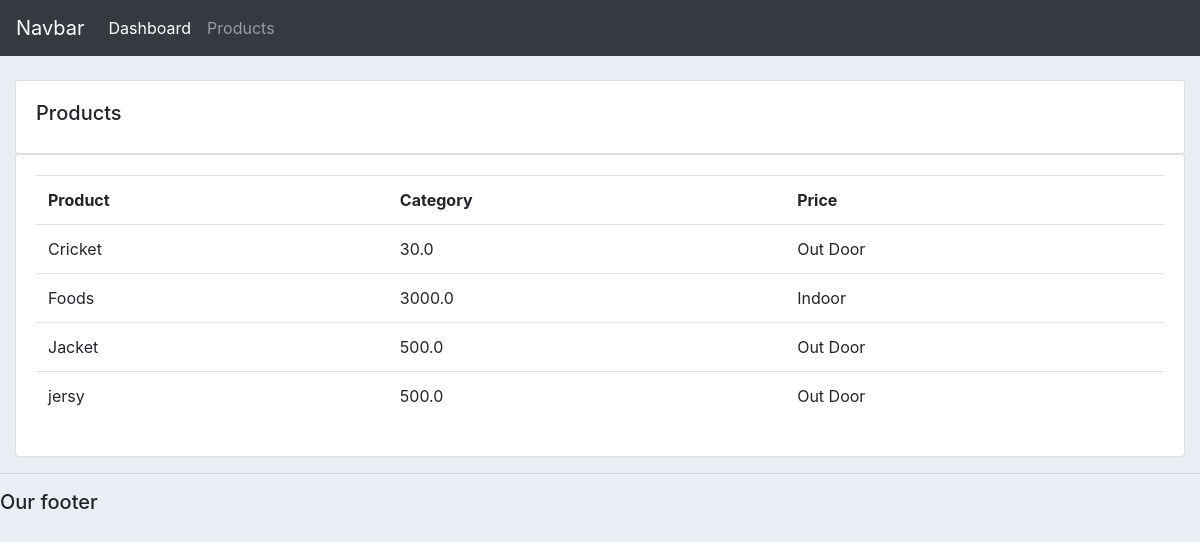
Screenshot of /products/ with the database file from the repository.
### accounts/models.py (models this page shows, shortened)
class Product(models.Model):
    CATEGORY=(
        ('Indoor','Indoor'),
        ('Out Door','Out Door'),
        )
    name = models.CharField(max_length=30,null=True)
    price=models.FloatField(null=True)
    category=models.CharField(max_length=30,null=True, choices=CATEGORY)
    description=models.CharField(max_length=300,null=True,blank=True)
    date_created=date_created=models.DateTimeField(auto_now_add=True)
    tags=models.ManyToManyField(Tag)

### accounts/views.py (the view)
# urls.py: path('products/',views.products, name="products"),
def products(request):
    product = Product.objects.all()
    return render(request, 'accounts/products.html', context={'product': product})

### accounts/templates/accounts/products.html
{%  extends 'accounts/main.html' %}
{% block content %}
		<br>
		<div class="row">
			<div class="col-md">
				<div class="card card-body">
					<h5>Products</h5>
				</div>
				<div class="card card-body">
					<table class="table">
						<tr>
							<th>Product</th>
							<th>Category</th>
							<th>Price</th>
						</tr>
						{% for i in product %}
						<tr>
							<td>
								{{i.name}}
							</td>
							<td>
								{{i.price}}
							</td>
							<td>
								{{i.category}}
							</td>
						</tr>
						{% endfor %}
					</table>
				</div>
			</div>
		</div>
{% endblock content %}

### static/css/main.css (style rules this page uses)
body { background-color: #ebeff5; }

### rows the page displays
Product: name "Cricket", price "30.0", category "Out Door"
Product: name "Foods", price "3000.0", category "Indoor"
Product: name "Jacket", price "500.0", category "Out Door"
Product: name "jersy", price "500.0", category "Out Door"
